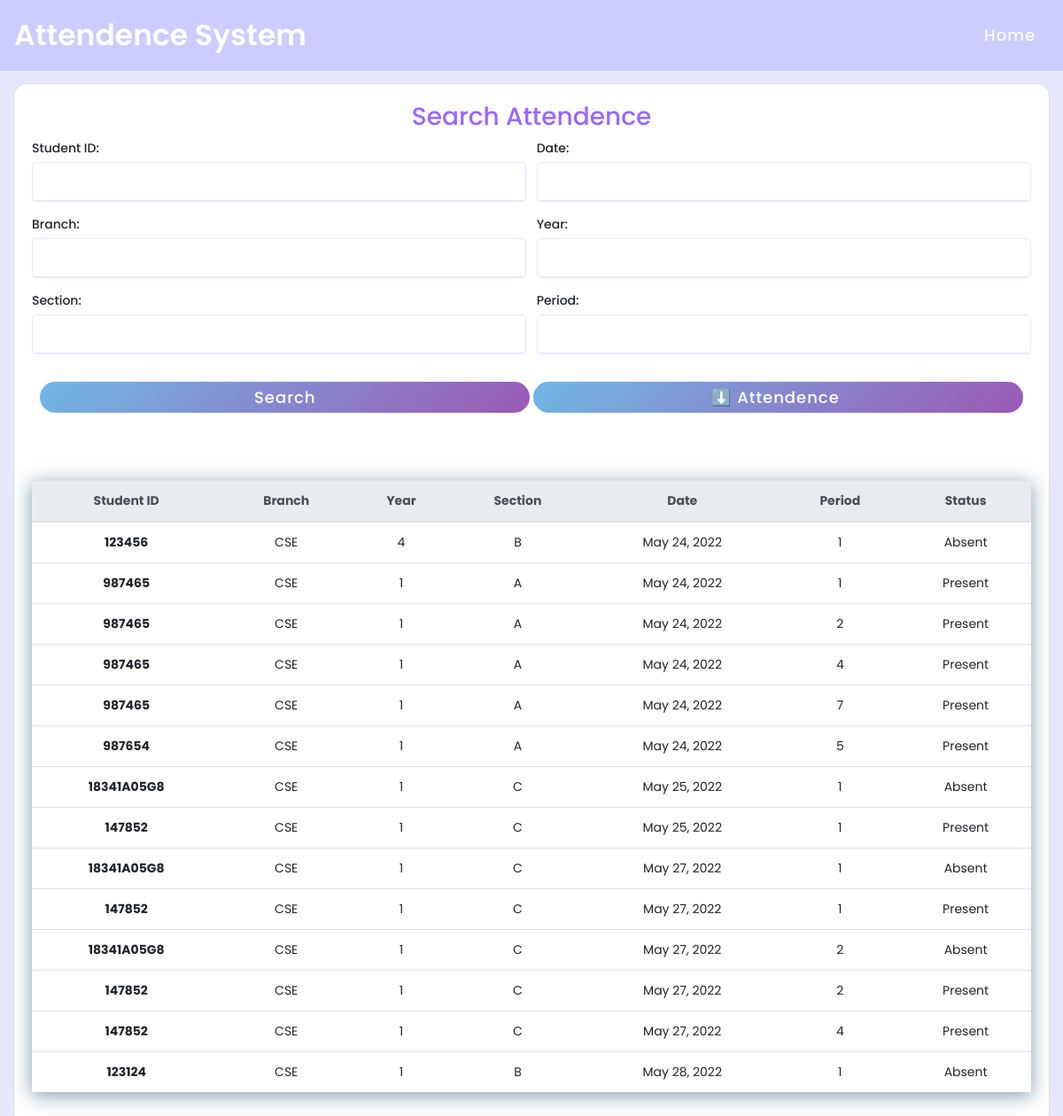
Before: /searchattendence/ with the older database file.
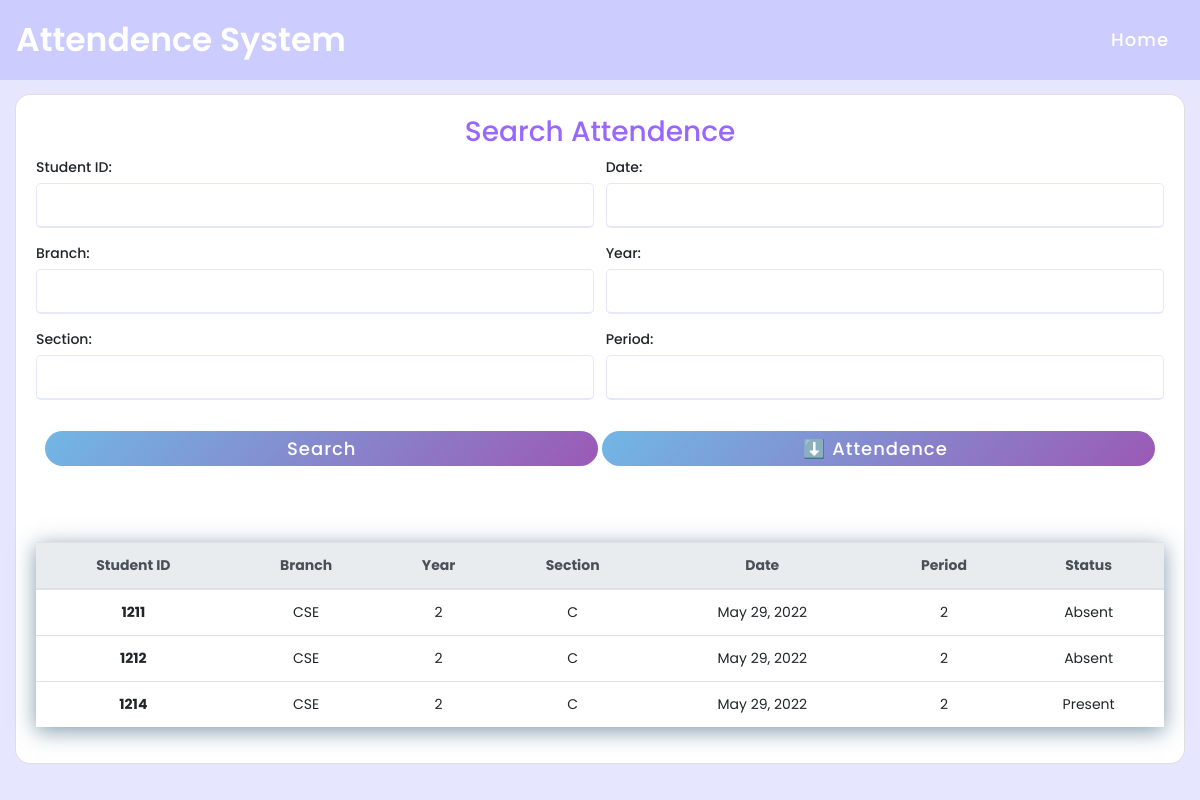
After: the same page with the newer database file.
### attendence_sys/models.py (models this page shows, shortened)
class Attendence(models.Model):
    Faculty_Name = models.CharField(max_length=200, null=True, blank=True)
    Student_ID = models.CharField(max_length=200, null=True, blank=True)
    date = models.DateField(auto_now_add = True, null = True)
    time = models.TimeField(auto_now_add=True, null = True)
    branch = models.CharField(max_length=200, null = True)
    year = models.CharField(max_length=200, null = True)
    section = models.CharField(max_length=200, null = True)
    period = models.CharField(max_length=200, null = True)
    status = models.CharField(max_length=200, null = True, default='Absent')

### attendence_sys/views.py (the view)
# urls.py: path('searchattendence/', views.searchAttendence, name='searchattendence'),
def searchAttendence(request):
    global attendences
    attendences= Attendence.objects.all()       #gets all data from attendence_sys_attendence table
    myFilter = AttendenceFilter(request.GET, queryset=attendences)
    attendences = myFilter.qs       #filters data
    context = {'myFilter':myFilter, 'attendences': attendences, 'ta':False}
    return render(request, 'attendence_sys/attendence.html', context)

### attendence_sys/templates/attendence_sys/attendence.html (shortened to what this page needs)
{% extends 'attendence_sys/main.html' %}
{% load static %} {% block content %}
 {% if ta == False %}
<div class="card card-body">
    <center>
        <h3>Search Attendence</h3>
    </center>
    <form method="get">
        <div class="form-group">{{myFilter.form.as_p}}</div>
        <div class="button">
            <input type="submit" value="Search" />
            <a href="{% url 'export_excel' %}">
                <input type="button" value="⬇️ Attendence " />
            </a>
        </div>
        <br />
        <div class="row">
            <table class="table">
                <thead class="thead-light">
                    <tr id="header">
                        <th>Student ID</th>
                        <th>Branch</th>
                        <th>Year</th>
                        <th>Section</th>
                        <th>Date</th>
                        <th>Period</th>
                        <th>Status</th>
                    </tr>
                </thead>
                {% for attendence in attendences %}
                <tr>
                    <th data-title="Student_ID">{{ attendence.Student_ID }}</th>
                    <td data-title="Branch">{{ attendence.branch }}</td>
                    <td data-title="Year">{{ attendence.year }}</td>
                    <td data-title="Section">{{ attendence.section }}</td>
                    <td data-title="Date">{{ attendence.date }}</td>
                    <td data-title="Period">{{ attendence.period }}</td>
                    <td data-title="Status">{{ attendence.status }}</td>
                </tr>
                {% endfor %}
            </table>
        </div>
        {% endif %} {% endblock %}

Changed rows visible on the page:
removed Attendence: Student_ID "123456", branch "CSE", year "4", section "B", date "May 24, 2022", period "1", status "Absent"
removed Attendence: Student_ID "987465", branch "CSE", year "1", section "A", date "May 24, 2022", period "1", status "Present"
removed Attendence: Student_ID "987465", branch "CSE", year "1", section "A", date "May 24, 2022", period "2", status "Present"
removed Attendence: Student_ID "987465", branch "CSE", year "1", section "A", date "May 24, 2022", period "4", status "Present"
removed Attendence: Student_ID "987465", branch "CSE", year "1", section "A", date "May 24, 2022", period "7", status "Present"
removed Attendence: Student_ID "987654", branch "CSE", year "1", section "A", date "May 24, 2022", period "5", status "Present"
removed Attendence: Student_ID "18341A05G8", branch "CSE", year "1", section "C", date "May 25, 2022", period "1", status "Absent"
removed Attendence: Student_ID "147852", branch "CSE", year "1", section "C", date "May 25, 2022", period "1", status "Present"
removed Attendence: Student_ID "18341A05G8", branch "CSE", year "1", section "C", date "May 27, 2022", period "1", status "Absent"
removed Attendence: Student_ID "147852", branch "CSE", year "1", section "C", date "May 27, 2022", period "1", status "Present"
removed Attendence: Student_ID "18341A05G8", branch "CSE", year "1", section "C", date "May 27, 2022", period "2", status "Absent"
removed Attendence: Student_ID "147852", branch "CSE", year "1", section "C", date "May 27, 2022", period "2", status "Present"
removed Attendence: Student_ID "147852", branch "CSE", year "1", section "C", date "May 27, 2022", period "4", status "Present"
removed Attendence: Student_ID "123124", branch "CSE", year "1", section "B", date "May 28, 2022", period "1", status "Absent"
added Attendence: Student_ID "1211", branch "CSE", year "2", section "C", date "May 29, 2022", period "2", status "Absent"
added Attendence: Student_ID "1212", branch "CSE", year "2", section "C", date "May 29, 2022", period "2", status "Absent"
added Attendence: Student_ID "1214", branch "CSE", year "2", section "C", date "May 29, 2022", period "2", status "Present"
